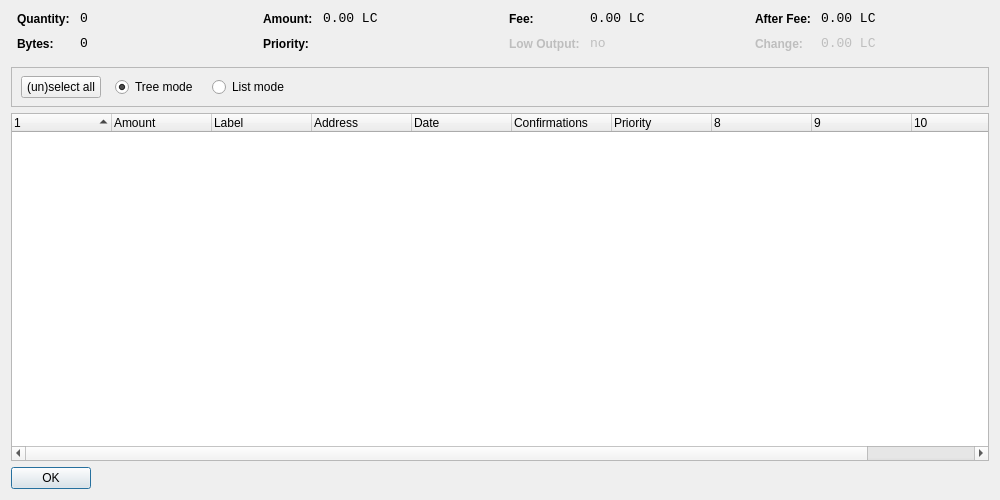
<?xml version="1.0" encoding="UTF-8"?>
<ui version="4.0">
 <class>CoinControlDialog</class>
 <widget class="QDialog" name="CoinControlDialog">
  <property name="geometry">
   <rect>
    <x>0</x>
    <y>0</y>
    <width>1000</width>
    <height>500</height>
   </rect>
  </property>
  <property name="windowTitle">
   <string>Coin Control</string>
  </property>
  <layout class="QVBoxLayout" name="verticalLayout">
   <item>
    <layout class="QHBoxLayout" name="horizontalLayoutTop" stretch="0,0,0,0">
     <property name="topMargin">
      <number>0</number>
     </property>
     <property name="bottomMargin">
      <number>10</number>
     </property>
     <item>
      <layout class="QFormLayout" name="formLayoutCoinControl1">
       <property name="horizontalSpacing">
        <number>10</number>
       </property>
       <property name="verticalSpacing">
        <number>10</number>
       </property>
       <property name="leftMargin">
        <number>6</number>
       </property>
       <property name="rightMargin">
        <number>6</number>
       </property>
       <item row="0" column="0">
        <widget class="QLabel" name="labelCoinControlQuantityText">
         <property name="styleSheet">
          <string notr="true">font-weight:bold;</string>
         </property>
         <property name="text">
          <string>Quantity:</string>
         </property>
        </widget>
       </item>
       <item row="0" column="1">
        <widget class="QLabel" name="labelCoinControlQuantity">
         <property name="font">
          <font>
           <family>Monospace</family>
           <pointsize>10</pointsize>
          </font>
         </property>
         <property name="cursor">
          <cursorShape>IBeamCursor</cursorShape>
         </property>
         <property name="contextMenuPolicy">
          <enum>Qt::ActionsContextMenu</enum>
         </property>
         <property name="text">
          <string notr="true">0</string>
         </property>
         <property name="textInteractionFlags">
          <set>Qt::LinksAccessibleByMouse|Qt::TextSelectableByKeyboard|Qt::TextSelectableByMouse</set>
         </property>
        </widget>
       </item>
       <item row="1" column="0">
        <widget class="QLabel" name="labelCoinControlBytesText">
         <property name="styleSheet">
          <string notr="true">font-weight:bold;</string>
         </property>
         <property name="text">
          <string>Bytes:</string>
         </property>
        </widget>
       </item>
       <item row="1" column="1">
        <widget class="QLabel" name="labelCoinControlBytes">
         <property name="font">
          <font>
           <family>Monospace</family>
           <pointsize>10</pointsize>
          </font>
         </property>
         <property name="cursor">
          <cursorShape>IBeamCursor</cursorShape>
         </property>
         <property name="contextMenuPolicy">
          <enum>Qt::ActionsContextMenu</enum>
         </property>
         <property name="text">
          <string notr="true">0</string>
         </property>
         <property name="textInteractionFlags">
          <set>Qt::LinksAccessibleByMouse|Qt::TextSelectableByKeyboard|Qt::TextSelectableByMouse</set>
         </property>
        </widget>
       </item>
      </layout>
     </item>
     <item>
      <layout class="QFormLayout" name="formLayoutCoinControl2">
       <property name="horizontalSpacing">
        <number>10</number>
       </property>
       <property name="verticalSpacing">
        <number>10</number>
       </property>
       <property name="leftMargin">
        <number>6</number>
       </property>
       <property name="rightMargin">
        <number>6</number>
       </property>
       <item row="0" column="0">
        <widget class="QLabel" name="labelCoinControlAmountText">
         <property name="styleSheet">
          <string notr="true">font-weight:bold;</string>
         </property>
         <property name="text">
          <string>Amount:</string>
         </property>
        </widget>
       </item>
       <item row="0" column="1">
        <widget class="QLabel" name="labelCoinControlAmount">
         <property name="font">
          <font>
           <family>Monospace</family>
           <pointsize>10</pointsize>
          </font>
         </property>
         <property name="cursor">
          <cursorShape>IBeamCursor</cursorShape>
         </property>
         <property name="contextMenuPolicy">
          <enum>Qt::ActionsContextMenu</enum>
         </property>
         <property name="text">
          <string notr="true">0.00 LC</string>
         </property>
         <property name="textInteractionFlags">
          <set>Qt::LinksAccessibleByMouse|Qt::TextSelectableByKeyboard|Qt::TextSelectableByMouse</set>
         </property>
        </widget>
       </item>
       <item row="1" column="0">
        <widget class="QLabel" name="labelCoinControlPriorityText">
         <property name="styleSheet">
          <string notr="true">font-weight:bold;</string>
         </property>
         <property name="text">
          <string>Priority:</string>
         </property>
        </widget>
       </item>
       <item row="1" column="1">
        <widget class="QLabel" name="labelCoinControlPriority">
         <property name="font">
          <font>
           <family>Monospace</family>
           <pointsize>10</pointsize>
          </font>
         </property>
         <property name="cursor">
          <cursorShape>IBeamCursor</cursorShape>
         </property>
         <property name="contextMenuPolicy">
          <enum>Qt::ActionsContextMenu</enum>
         </property>
         <property name="text">
          <string/>
         </property>
         <property name="textInteractionFlags">
          <set>Qt::LinksAccessibleByMouse|Qt::TextSelectableByKeyboard|Qt::TextSelectableByMouse</set>
         </property>
        </widget>
       </item>
      </layout>
     </item>
     <item>
      <layout class="QFormLayout" name="formLayoutCoinControl3">
       <property name="horizontalSpacing">
        <number>10</number>
       </property>
       <property name="verticalSpacing">
        <number>10</number>
       </property>
       <property name="leftMargin">
        <number>6</number>
       </property>
       <property name="rightMargin">
        <number>6</number>
       </property>
       <item row="0" column="0">
        <widget class="QLabel" name="labelCoinControlFeeText">
         <property name="styleSheet">
          <string notr="true">font-weight:bold;</string>
         </property>
         <property name="text">
          <string>Fee:</string>
         </property>
        </widget>
       </item>
       <item row="0" column="1">
        <widget class="QLabel" name="labelCoinControlFee">
         <property name="font">
          <font>
           <family>Monospace</family>
           <pointsize>10</pointsize>
          </font>
         </property>
         <property name="cursor">
          <cursorShape>IBeamCursor</cursorShape>
         </property>
         <property name="contextMenuPolicy">
          <enum>Qt::ActionsContextMenu</enum>
         </property>
         <property name="text">
          <string notr="true">0.00 LC</string>
         </property>
         <property name="textInteractionFlags">
          <set>Qt::LinksAccessibleByMouse|Qt::TextSelectableByKeyboard|Qt::TextSelectableByMouse</set>
         </property>
        </widget>
       </item>
       <item row="1" column="0">
        <widget class="QLabel" name="labelCoinControlLowOutputText">
         <property name="enabled">
          <bool>false</bool>
         </property>
         <property name="styleSheet">
          <string notr="true">font-weight:bold;</string>
         </property>
         <property name="text">
          <string>Low Output:</string>
         </property>
        </widget>
       </item>
       <item row="1" column="1">
        <widget class="QLabel" name="labelCoinControlLowOutput">
         <property name="enabled">
          <bool>false</bool>
         </property>
         <property name="font">
          <font>
           <family>Monospace</family>
           <pointsize>10</pointsize>
          </font>
         </property>
         <property name="cursor">
          <cursorShape>IBeamCursor</cursorShape>
         </property>
         <property name="contextMenuPolicy">
          <enum>Qt::ActionsContextMenu</enum>
         </property>
         <property name="text">
          <string notr="true">no</string>
         </property>
         <property name="textInteractionFlags">
          <set>Qt::LinksAccessibleByMouse|Qt::TextSelectableByKeyboard|Qt::TextSelectableByMouse</set>
         </property>
        </widget>
       </item>
      </layout>
     </item>
     <item>
      <layout class="QFormLayout" name="formLayoutCoinControl4">
       <property name="horizontalSpacing">
        <number>10</number>
       </property>
       <property name="verticalSpacing">
        <number>10</number>
       </property>
       <property name="leftMargin">
        <number>6</number>
       </property>
       <property name="rightMargin">
        <number>6</number>
       </property>
       <item row="0" column="0">
        <widget class="QLabel" name="labelCoinControlAfterFeeText">
         <property name="styleSheet">
          <string notr="true">font-weight:bold;</string>
         </property>
         <property name="text">
          <string>After Fee:</string>
         </property>
        </widget>
       </item>
       <item row="0" column="1">
        <widget class="QLabel" name="labelCoinControlAfterFee">
         <property name="font">
          <font>
           <family>Monospace</family>
           <pointsize>10</pointsize>
          </font>
         </property>
         <property name="cursor">
          <cursorShape>IBeamCursor</cursorShape>
         </property>
         <property name="contextMenuPolicy">
          <enum>Qt::ActionsContextMenu</enum>
         </property>
         <property name="text">
          <string notr="true">0.00 LC</string>
         </property>
         <property name="textInteractionFlags">
          <set>Qt::LinksAccessibleByMouse|Qt::TextSelectableByKeyboard|Qt::TextSelectableByMouse</set>
         </property>
        </widget>
       </item>
       <item row="1" column="0">
        <widget class="QLabel" name="labelCoinControlChangeText">
         <property name="enabled">
          <bool>false</bool>
         </property>
         <property name="styleSheet">
          <string notr="true">font-weight:bold;</string>
         </property>
         <property name="text">
          <string>Change:</string>
         </property>
        </widget>
       </item>
       <item row="1" column="1">
        <widget class="QLabel" name="labelCoinControlChange">
         <property name="enabled">
          <bool>false</bool>
         </property>
         <property name="font">
          <font>
           <family>Monospace</family>
           <pointsize>10</pointsize>
          </font>
         </property>
         <property name="cursor">
          <cursorShape>IBeamCursor</cursorShape>
         </property>
         <property name="contextMenuPolicy">
          <enum>Qt::ActionsContextMenu</enum>
         </property>
         <property name="text">
          <string notr="true">0.00 LC</string>
         </property>
         <property name="textInteractionFlags">
          <set>Qt::LinksAccessibleByMouse|Qt::TextSelectableByKeyboard|Qt::TextSelectableByMouse</set>
         </property>
        </widget>
       </item>
      </layout>
     </item>
    </layout>
   </item>
   <item>
    <widget class="QFrame" name="frame">
     <property name="minimumSize">
      <size>
       <width>0</width>
       <height>40</height>
      </size>
     </property>
     <property name="frameShape">
      <enum>QFrame::StyledPanel</enum>
     </property>
     <property name="frameShadow">
      <enum>QFrame::Sunken</enum>
     </property>
     <widget class="QWidget" name="horizontalLayoutWidget">
      <property name="geometry">
       <rect>
        <x>10</x>
        <y>0</y>
        <width>781</width>
        <height>41</height>
       </rect>
      </property>
      <layout class="QHBoxLayout" name="horizontalLayoutPanel" stretch="0,0,0,0,0">
       <property name="spacing">
        <number>14</number>
       </property>
       <item>
        <widget class="QPushButton" name="pushButtonSelectAll">
         <property name="sizePolicy">
          <sizepolicy hsizetype="Maximum" vsizetype="Fixed">
           <horstretch>0</horstretch>
           <verstretch>0</verstretch>
          </sizepolicy>
         </property>
         <property name="text">
          <string>(un)select all</string>
         </property>
        </widget>
       </item>
       <item>
        <widget class="QRadioButton" name="radioTreeMode">
         <property name="sizePolicy">
          <sizepolicy hsizetype="Maximum" vsizetype="Fixed">
           <horstretch>0</horstretch>
           <verstretch>0</verstretch>
          </sizepolicy>
         </property>
         <property name="text">
          <string>Tree mode</string>
         </property>
         <property name="checked">
          <bool>true</bool>
         </property>
        </widget>
       </item>
       <item>
        <widget class="QRadioButton" name="radioListMode">
         <property name="sizePolicy">
          <sizepolicy hsizetype="Maximum" vsizetype="Fixed">
           <horstretch>0</horstretch>
           <verstretch>0</verstretch>
          </sizepolicy>
         </property>
         <property name="text">
          <string>List mode</string>
         </property>
        </widget>
       </item>
       <item>
        <spacer name="horizontalSpacer">
         <property name="orientation">
          <enum>Qt::Horizontal</enum>
         </property>
         <property name="sizeHint" stdset="0">
          <size>
           <width>40</width>
           <height>20</height>
          </size>
         </property>
        </spacer>
       </item>
      </layout>
     </widget>
    </widget>
   </item>
   <item>
    <widget class="CoinControlTreeWidget" name="treeWidget">
     <property name="contextMenuPolicy">
      <enum>Qt::CustomContextMenu</enum>
     </property>
     <property name="sortingEnabled">
      <bool>false</bool>
     </property>
     <property name="columnCount">
      <number>11</number>
     </property>
     <attribute name="headerShowSortIndicator" stdset="0">
      <bool>true</bool>
     </attribute>
     <attribute name="headerStretchLastSection">
      <bool>false</bool>
     </attribute>
     <column>
      <property name="text">
       <string/>
      </property>
     </column>
     <column>
      <property name="text">
       <string>Amount</string>
      </property>
     </column>
     <column>
      <property name="text">
       <string>Label</string>
      </property>
     </column>
     <column>
      <property name="text">
       <string>Address</string>
      </property>
     </column>
     <column>
      <property name="text">
       <string>Date</string>
      </property>
     </column>
     <column>
      <property name="text">
       <string>Confirmations</string>
      </property>
      <property name="toolTip">
       <string>Confirmed</string>
      </property>
     </column>
     <column>
      <property name="text">
       <string>Priority</string>
      </property>
     </column>
     <column>
      <property name="text">
       <string/>
      </property>
     </column>
     <column>
      <property name="text">
       <string/>
      </property>
     </column>
     <column>
      <property name="text">
       <string/>
      </property>
     </column>
     <column>
      <property name="text">
       <string/>
      </property>
     </column>
    </widget>
   </item>
   <item>
    <widget class="QDialogButtonBox" name="buttonBox">
     <property name="sizePolicy">
      <sizepolicy hsizetype="Maximum" vsizetype="Fixed">
       <horstretch>0</horstretch>
       <verstretch>0</verstretch>
      </sizepolicy>
     </property>
     <property name="orientation">
      <enum>Qt::Horizontal</enum>
     </property>
     <property name="standardButtons">
      <set>QDialogButtonBox::Ok</set>
     </property>
    </widget>
   </item>
  </layout>
 </widget>
 <customwidgets>
  <customwidget>
   <class>CoinControlTreeWidget</class>
   <extends>QTreeWidget</extends>
   <header>coincontroltreewidget.h</header>
  </customwidget>
 </customwidgets>
 <resources/>
 <connections/>
</ui>
